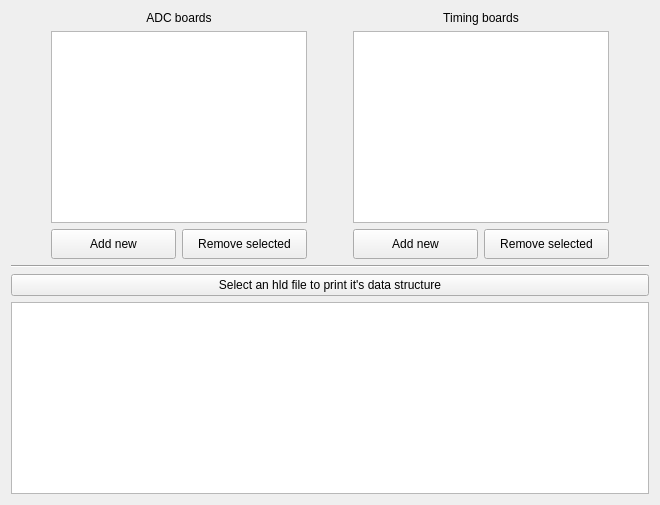
          <widget class="QWidget" name="tab_11">
           <attribute name="title">
            <string>AddOns</string>
           </attribute>
           <layout class="QVBoxLayout" name="verticalLayout_36">
            <item>
             <layout class="QHBoxLayout" name="horizontalLayout_35">
              <item>
               <spacer name="horizontalSpacer_10">
                <property name="orientation">
                 <enum>Qt::Orientation::Horizontal</enum>
                </property>
                <property name="sizeHint" stdset="0">
                 <size>
                  <width>40</width>
                  <height>20</height>
                 </size>
                </property>
               </spacer>
              </item>
              <item>
               <layout class="QVBoxLayout" name="verticalLayout_54">
                <property name="leftMargin">
                 <number>0</number>
                </property>
                <item>
                 <widget class="QLabel" name="label_123">
                  <property name="text">
                   <string>ADC boards</string>
                  </property>
                  <property name="alignment">
                   <set>Qt::AlignmentFlag::AlignCenter</set>
                  </property>
                 </widget>
                </item>
                <item>
                 <widget class="QListWidget" name="lwDatakinds">
                  <property name="sizePolicy">
                   <sizepolicy hsizetype="Expanding" vsizetype="MinimumExpanding">
                    <horstretch>0</horstretch>
                    <verstretch>1</verstretch>
                   </sizepolicy>
                  </property>
                  <property name="minimumSize">
                   <size>
                    <width>0</width>
                    <height>100</height>
                   </size>
                  </property>
                  <property name="maximumSize">
                   <size>
                    <width>16777215</width>
                    <height>16777215</height>
                   </size>
                  </property>
                 </widget>
                </item>
                <item>
                 <layout class="QHBoxLayout" name="horizontalLayout_85">
                  <property name="topMargin">
                   <number>0</number>
                  </property>
                  <item>
                   <widget class="QPushButton" name="pbAddDatakind">
                    <property name="minimumSize">
                     <size>
                      <width>0</width>
                      <height>30</height>
                     </size>
                    </property>
                    <property name="text">
                     <string>Add new</string>
                    </property>
                   </widget>
                  </item>
                  <item>
                   <widget class="QPushButton" name="pbRemoveDatakind">
                    <property name="minimumSize">
                     <size>
                      <width>0</width>
                      <height>30</height>
                     </size>
                    </property>
                    <property name="text">
                     <string>Remove selected</string>
                    </property>
                   </widget>
                  </item>
                 </layout>
                </item>
               </layout>
              </item>
              <item>
               <spacer name="horizontalSpacer_11">
                <property name="orientation">
                 <enum>Qt::Orientation::Horizontal</enum>
                </property>
                <property name="sizeHint" stdset="0">
                 <size>
                  <width>40</width>
                  <height>20</height>
                 </size>
                </property>
               </spacer>
              </item>
              <item>
               <layout class="QVBoxLayout" name="verticalLayout_20">
                <property name="leftMargin">
                 <number>0</number>
                </property>
                <item>
                 <widget class="QLabel" name="label_124">
                  <property name="text">
                   <string>Timing boards</string>
                  </property>
                  <property name="alignment">
                   <set>Qt::AlignmentFlag::AlignCenter</set>
                  </property>
                 </widget>
                </item>
                <item>
                 <widget class="QListWidget" name="lwTimingDatakinds">
                  <property name="sizePolicy">
                   <sizepolicy hsizetype="Expanding" vsizetype="MinimumExpanding">
                    <horstretch>0</horstretch>
                    <verstretch>1</verstretch>
                   </sizepolicy>
                  </property>
                  <property name="minimumSize">
                   <size>
                    <width>0</width>
                    <height>100</height>
                   </size>
                  </property>
                  <property name="maximumSize">
                   <size>
                    <width>16777215</width>
                    <height>16777215</height>
                   </size>
                  </property>
                 </widget>
                </item>
                <item>
                 <layout class="QHBoxLayout" name="horizontalLayout_86">
                  <property name="topMargin">
                   <number>0</number>
                  </property>
                  <item>
                   <widget class="QPushButton" name="pbAddTimingDatakind">
                    <property name="minimumSize">
                     <size>
                      <width>0</width>
                      <height>30</height>
                     </size>
                    </property>
                    <property name="text">
                     <string>Add new</string>
                    </property>
                   </widget>
                  </item>
                  <item>
                   <widget class="QPushButton" name="pbRemoveTimingDatakind">
                    <property name="minimumSize">
                     <size>
                      <width>0</width>
                      <height>30</height>
                     </size>
                    </property>
                    <property name="text">
                     <string>Remove selected</string>
                    </property>
                   </widget>
                  </item>
                 </layout>
                </item>
               </layout>
              </item>
              <item>
               <spacer name="horizontalSpacer_59">
                <property name="orientation">
                 <enum>Qt::Orientation::Horizontal</enum>
                </property>
                <property name="sizeHint" stdset="0">
                 <size>
                  <width>40</width>
                  <height>20</height>
                 </size>
                </property>
               </spacer>
              </item>
             </layout>
            </item>
            <item>
             <widget class="Line" name="line_4">
              <property name="orientation">
               <enum>Qt::Orientation::Horizontal</enum>
              </property>
             </widget>
            </item>
            <item>
             <widget class="QPushButton" name="pbPrintHLDfileProperties">
              <property name="text">
               <string>Select an hld file to print it's data structure</string>
              </property>
             </widget>
            </item>
            <item>
             <widget class="QPlainTextEdit" name="pteHLDfileProperties">
              <property name="sizePolicy">
               <sizepolicy hsizetype="Expanding" vsizetype="Expanding">
                <horstretch>0</horstretch>
                <verstretch>116</verstretch>
               </sizepolicy>
              </property>
              <property name="readOnly">
               <bool>true</bool>
              </property>
             </widget>
            </item>
           </layout>
          </widget>
